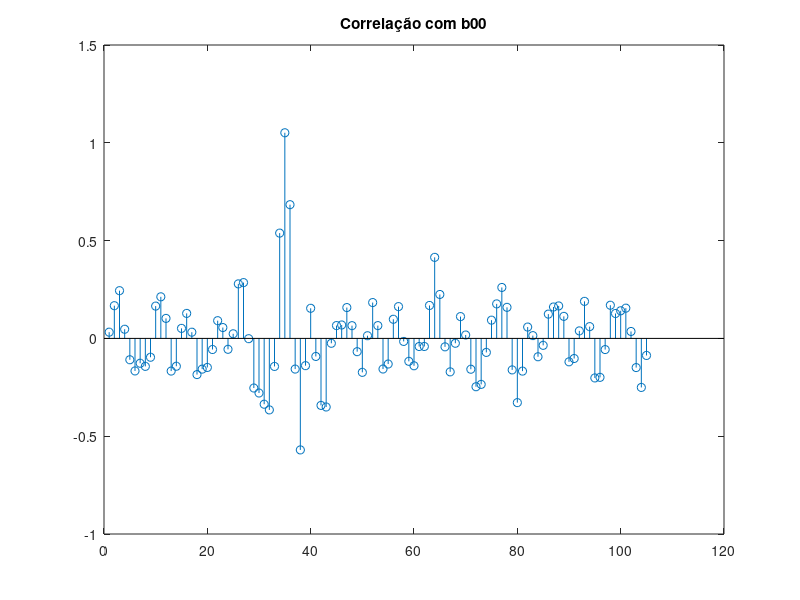
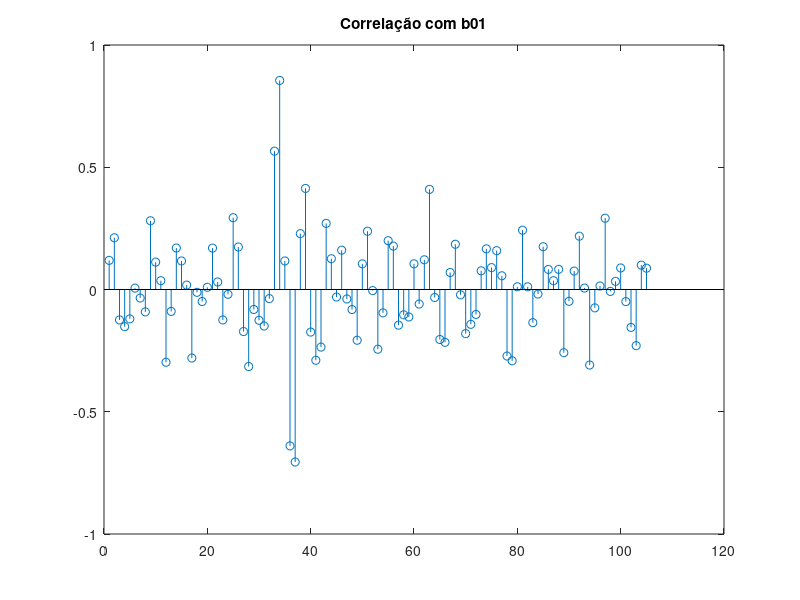
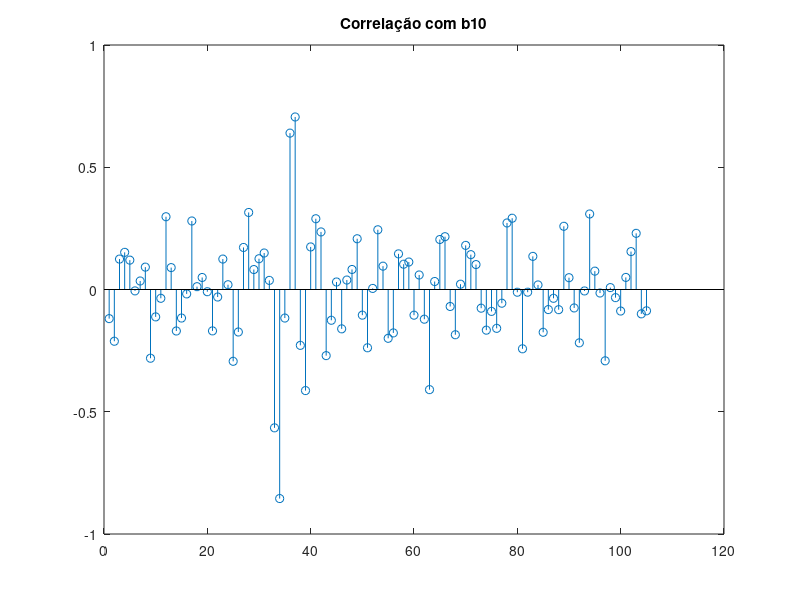
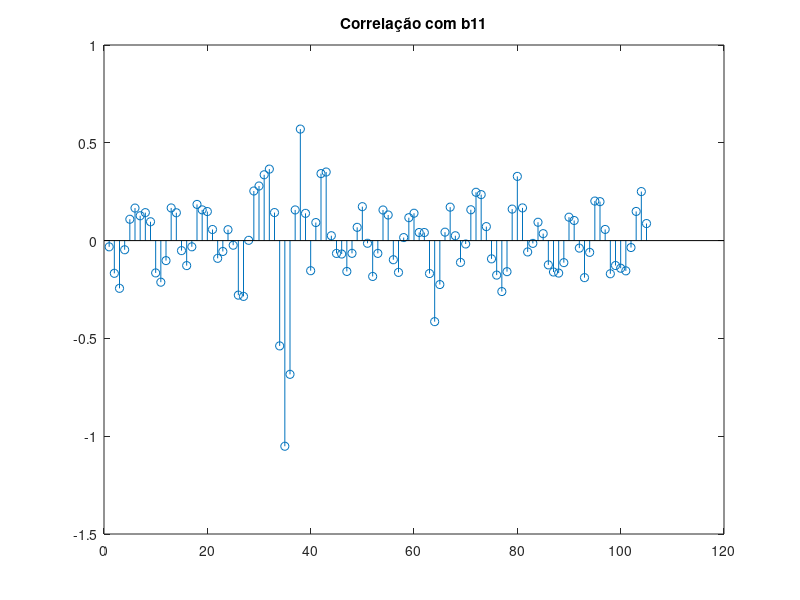

Recreate these plots in MATLAB, in order.
kSs1 = importdata('kSs1.mat');
tt=0:5;
bex=(1/sqrt(3))*sin(2*pi*tt/6);
bey=(1/sqrt(3))*cos(2*pi*tt/6);

b00=(1/sqrt(2)) * (bex+bey);
b01=(1/sqrt(2)) * (bex-bey);
b10=(1/sqrt(2)) * (-bex+bey);
b11=(1/sqrt(2)) * (-bex-bey);

c_b00 = conv(flip(b00),kSs1);
c_b01 = conv(flip(b01),kSs1);
c_b10 = conv(flip(b10),kSs1);
c_b11 = conv(flip(b11),kSs1);

figure();
stem(c_b00);
title('Correlação com b00')
figure();
stem(c_b01);
title('Correlação com b01')
figure();
stem(c_b10);
title('Correlação com b10')
figure();
stem(c_b11);
title('Correlação com b11')
